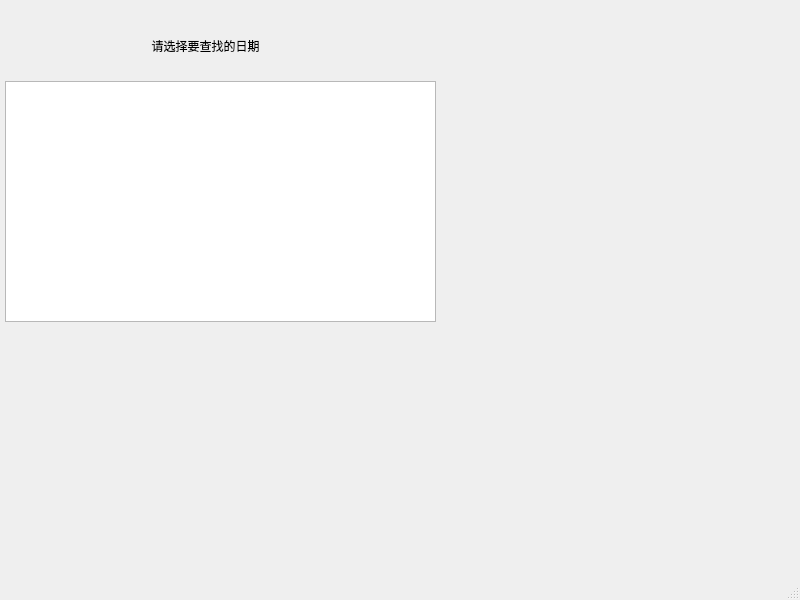
<?xml version="1.0" encoding="UTF-8"?>
<ui version="4.0">
 <class>Show_Temp_customer_Consume_Sum</class>
 <widget class="QMainWindow" name="Show_Temp_customer_Consume_Sum">
  <property name="geometry">
   <rect>
    <x>0</x>
    <y>0</y>
    <width>800</width>
    <height>600</height>
   </rect>
  </property>
  <property name="windowTitle">
   <string>MainWindow</string>
  </property>
  <widget class="QWidget" name="centralwidget">
   <widget class="QDateEdit" name="dateEdit">
    <property name="geometry">
     <rect>
      <x>80</x>
      <y>85</y>
      <width>111</width>
      <height>41</height>
     </rect>
    </property>
    <property name="date">
     <date>
      <year>2001</year>
      <month>1</month>
      <day>1</day>
     </date>
    </property>
   </widget>
   <widget class="QLabel" name="label">
    <property name="geometry">
     <rect>
      <x>80</x>
      <y>20</y>
      <width>251</width>
      <height>51</height>
     </rect>
    </property>
    <property name="text">
     <string>请选择要查找的日期</string>
    </property>
    <property name="alignment">
     <set>Qt::AlignCenter</set>
    </property>
   </widget>
   <widget class="QDateEdit" name="dateEdit_2">
    <property name="geometry">
     <rect>
      <x>80</x>
      <y>175</y>
      <width>111</width>
      <height>41</height>
     </rect>
    </property>
    <property name="displayFormat">
     <string>yyyy/M</string>
    </property>
   </widget>
   <widget class="QDateEdit" name="dateEdit_3">
    <property name="geometry">
     <rect>
      <x>80</x>
      <y>255</y>
      <width>111</width>
      <height>41</height>
     </rect>
    </property>
    <property name="displayFormat">
     <string>yyyy</string>
    </property>
    <property name="currentSectionIndex">
     <number>0</number>
    </property>
   </widget>
   <widget class="QPushButton" name="pushButton">
    <property name="geometry">
     <rect>
      <x>240</x>
      <y>85</y>
      <width>81</width>
      <height>41</height>
     </rect>
    </property>
    <property name="text">
     <string>查找该天</string>
    </property>
   </widget>
   <widget class="QPushButton" name="pushButton_2">
    <property name="geometry">
     <rect>
      <x>240</x>
      <y>175</y>
      <width>80</width>
      <height>41</height>
     </rect>
    </property>
    <property name="text">
     <string>查找该月</string>
    </property>
   </widget>
   <widget class="QPushButton" name="pushButton_3">
    <property name="geometry">
     <rect>
      <x>240</x>
      <y>255</y>
      <width>80</width>
      <height>41</height>
     </rect>
    </property>
    <property name="text">
     <string>查找该年</string>
    </property>
   </widget>
   <widget class="QTableWidget" name="qTableWidget">
    <property name="geometry">
     <rect>
      <x>5</x>
      <y>81</y>
      <width>431</width>
      <height>241</height>
     </rect>
    </property>
   </widget>
  </widget>
  <widget class="QMenuBar" name="menubar">
   <property name="geometry">
    <rect>
     <x>0</x>
     <y>0</y>
     <width>800</width>
     <height>17</height>
    </rect>
   </property>
  </widget>
  <widget class="QStatusBar" name="statusbar"/>
 </widget>
 <resources/>
 <connections/>
</ui>
